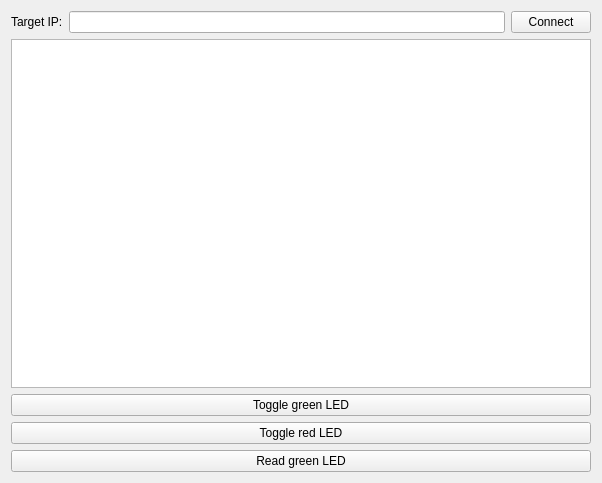
<?xml version="1.0" encoding="UTF-8"?>
<ui version="4.0">
 <class>MainWindow</class>
 <widget class="QMainWindow" name="MainWindow">
  <property name="geometry">
   <rect>
    <x>0</x>
    <y>0</y>
    <width>602</width>
    <height>483</height>
   </rect>
  </property>
  <property name="windowTitle">
   <string>MainWindow</string>
  </property>
  <widget class="QWidget" name="centralWidget">
   <layout class="QVBoxLayout" name="verticalLayout">
    <item>
     <layout class="QHBoxLayout" name="horizontalLayout">
      <item>
       <widget class="QLabel" name="label">
        <property name="text">
         <string>Target IP:</string>
        </property>
       </widget>
      </item>
      <item>
       <widget class="QLineEdit" name="targetBox"/>
      </item>
      <item>
       <widget class="QPushButton" name="connectBtn">
        <property name="text">
         <string>Connect</string>
        </property>
       </widget>
      </item>
     </layout>
    </item>
    <item>
     <widget class="QTextEdit" name="statusBox"/>
    </item>
    <item>
     <widget class="QPushButton" name="toggleGreenLEDBtn">
      <property name="text">
       <string>Toggle green LED</string>
      </property>
     </widget>
    </item>
    <item>
     <widget class="QPushButton" name="toggleRedLEDBtn">
      <property name="text">
       <string>Toggle red LED</string>
      </property>
     </widget>
    </item>
    <item>
     <widget class="QPushButton" name="readGreenLEDBtn">
      <property name="text">
       <string>Read green LED</string>
      </property>
     </widget>
    </item>
   </layout>
  </widget>
 </widget>
 <layoutdefault spacing="6" margin="11"/>
 <resources/>
 <connections/>
</ui>
